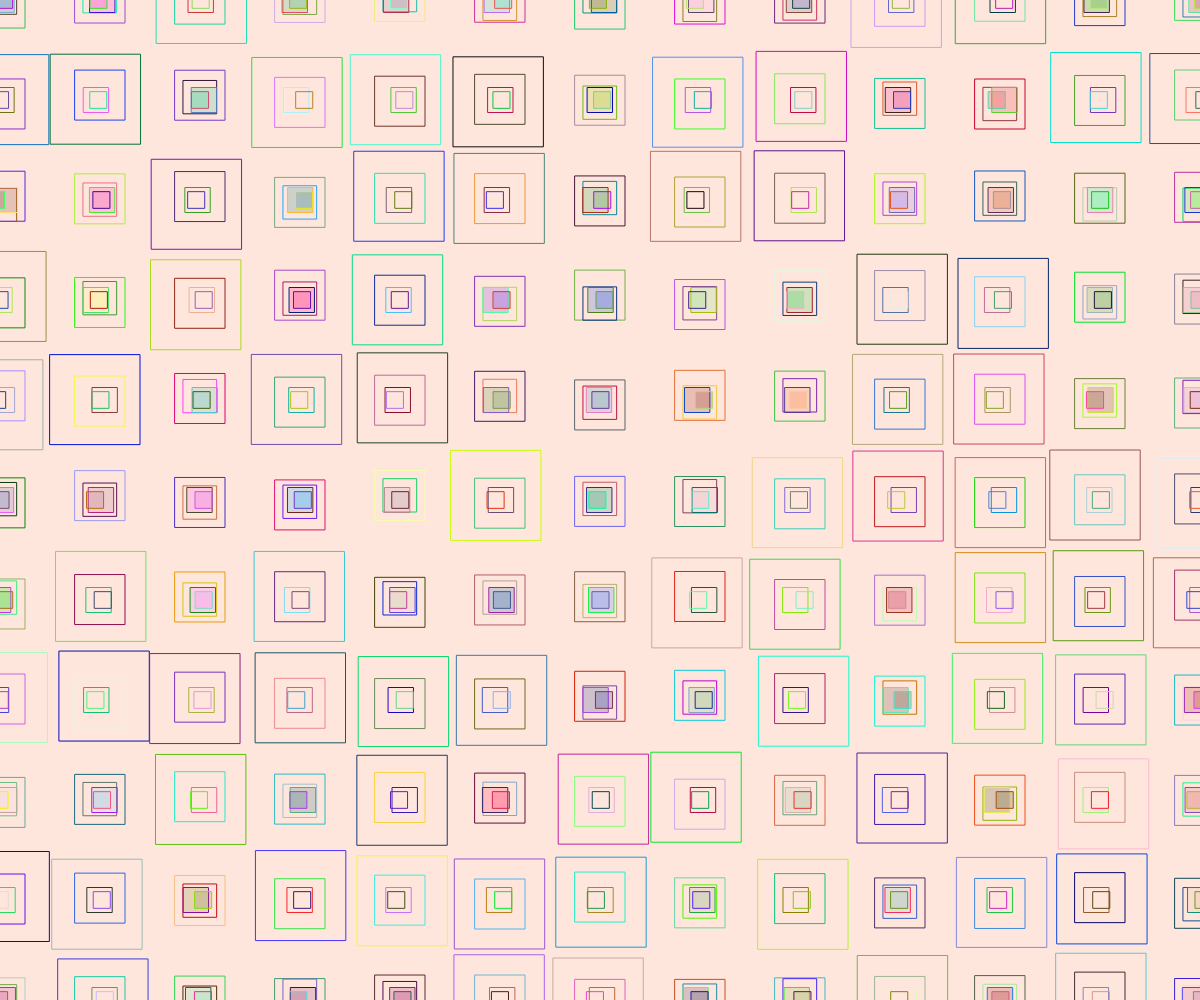
Frame 1 (no input)
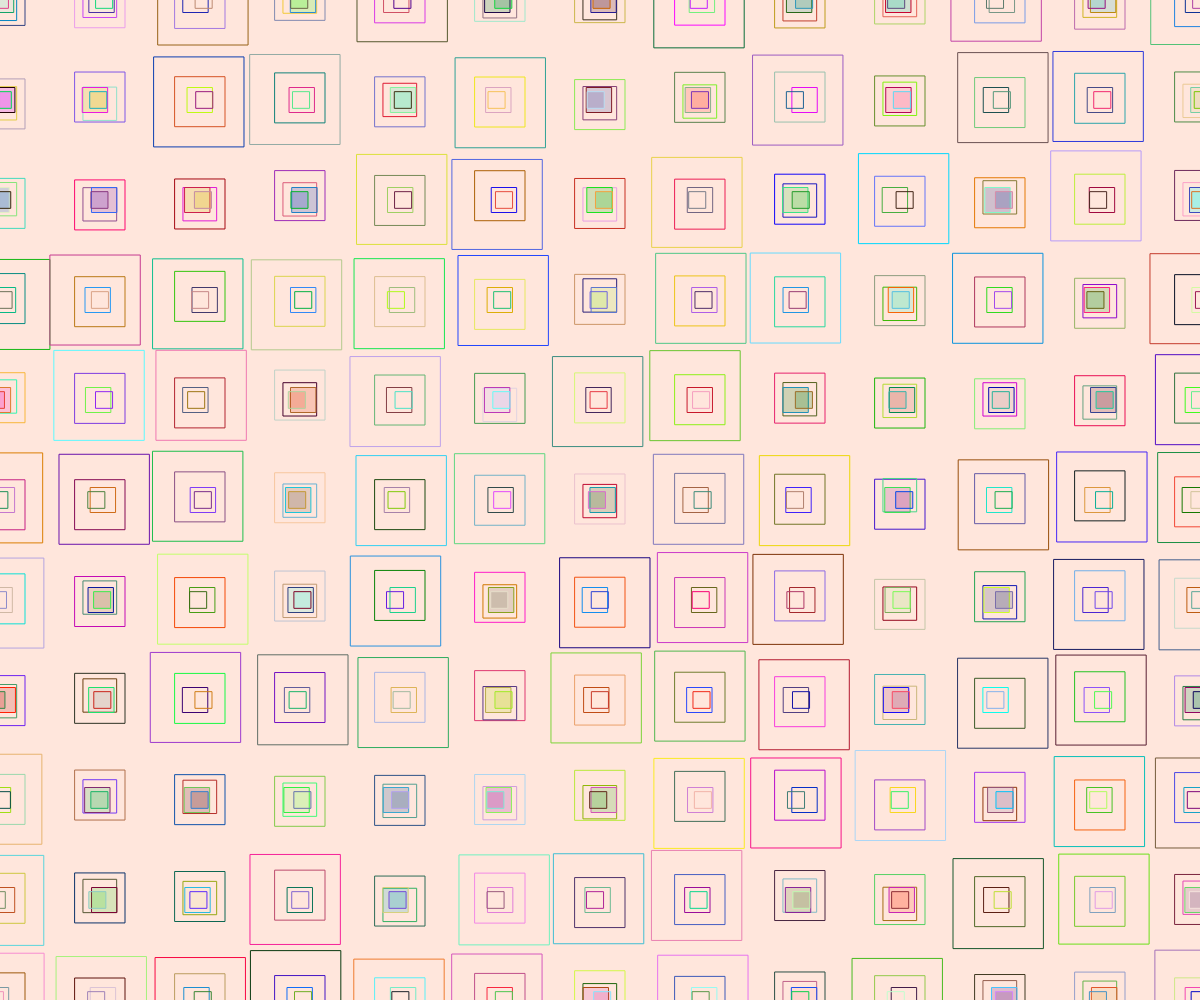
Frame 2 (the mouse pressed at the canvas centre, redrawn once)

The p5.js sketch that drew these frames (run headless with seeded random() and noise() and a simulated clock; the mouse was pressed at the canvas centre and the sketch redrawn once):

// p5.js sketch
// ── sketch.js
/*
Inspired by "De La Serie (Des) Ordres" by Vera Molnár, 1974
Plotter drawing in ink on Benson plotter paper 	 	
*/

let cellSize;

function setup() {
  createCanvas(windowWidth, windowHeight);
  rectMode(CENTER);
}

function draw() {

  background(255,230,220);
  noFill();
  stroke(2);
  cellSize = min(width / 10, height / 10);

  for (let x = 0; x < width + cellSize; x += cellSize) {
    for (let y = 0; y < height + cellSize; y += cellSize) {
      
      let chance = random(1);

    if (chance < 0.5) {
      noFill();
      stroke(random(255), random(255), random(255));
        square(x+random(-5, 5), y+random(-5, 5), cellSize-10);
        stroke(random(255), random(255), random(255));
        square(x, y+random(-5, 5), cellSize/2);
        stroke(random(255), random(255), random(255));
        square(x+random(-5, 5), y, cellSize/4);
        stroke(random(255), random(255), random(255));
        square(x+random(-5, 5), y, cellSize/6);
      } else {
        noFill();
        stroke(random(255), random(255), random(255));
        square(x, y+random(-5, 5), cellSize/2);
        stroke(random(255), random(255), random(255));
        square(x, y+random(-5, 5), cellSize/3);
        stroke(random(255), random(255), random(255));
        fill(random(255), random(255), random(255),50);
        square(x+random(-5, 5), y, cellSize/4);
        stroke(random(255), random(255), random(255));
        square(x+random(-5, 5), y, cellSize/6);
      }
    }
  }
  noLoop();
}

function mousePressed() {
  loop();
}

function windowResized() {
  resizeCanvas(windowWidth, windowHeight);
}
